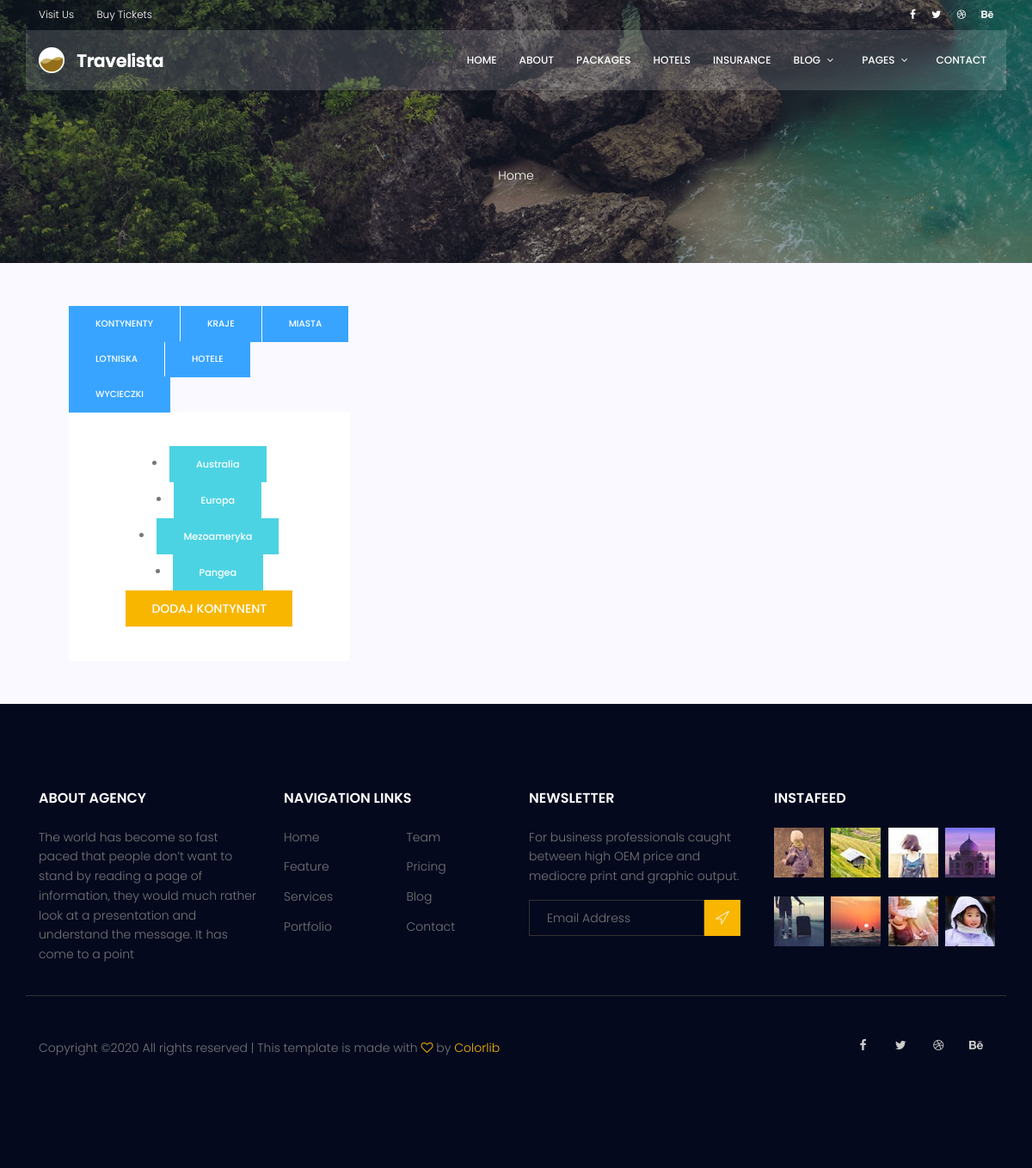
Before: /core/admin_list/ with the older database file.
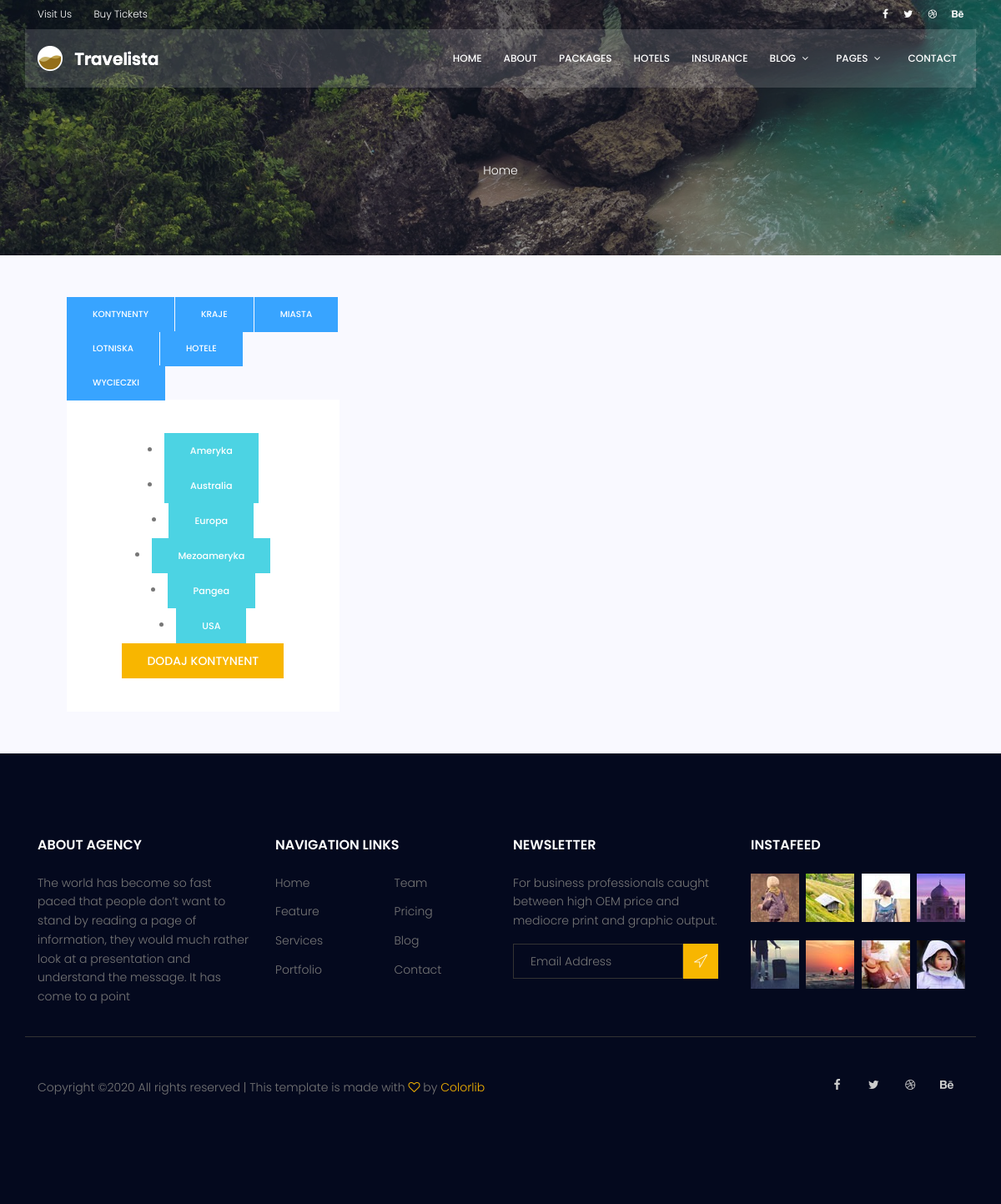
After: the same page with the newer database file.
### core/models.py (models this page shows)
class Continent(models.Model):
    name = models.CharField(max_length=50)
    class Meta:
        ordering = ['name']
    def __str__(self):
        return self.name

### core/views.py (the view)
# urls.py: path('admin_list/', AdminListView.as_view(), name='admin_list'),
class AdminListView(ListView):
    model = Trip
    template_name = 'core/admin_list.html'
    def get_context_data(self, *, object_list=None, **kwargs):
        context = super(AdminListView, self).get_context_data(**kwargs)
        context['continents'] = Continent.objects.all()
        context['countries'] = Country.objects.all()
        context['cities'] = City.objects.all()
        context['hotels'] = Hotel.objects.all()
        context['airports'] = Airport.objects.all()
        context['trips'] = Trip.objects.all()
        return context

### core/models.py (called while the page is built)
    def __str__(self):
        return self.name

    def __str__(self):
        return self.name

    def __str__(self):
        return self.name

    def __str__(self):
        return self.name

    def __str__(self):
        return f"From {self.departure_city} to {self.arrival_city} on {self.departure_date}"

### core/templates/core/admin_list.html (shortened to what the changed rows need)
{% load static %}
{% load core_extras %}
<body>
<!DOCTYPE html>
<html lang="zxx" class="no-js">
<head>
    <link rel="stylesheet" href="{% static 'css/linearicons.css' %}">
    <link rel="stylesheet" href="{% static 'css/font-awesome.min.css' %}">
    <link rel="stylesheet" href="{% static 'css/bootstrap.css' %}">
    <link rel="stylesheet" href="{% static 'css/magnific-popup.css' %}">
    <link rel="stylesheet" href="{% static 'css/jquery-ui.css' %}">
    <link rel="stylesheet" href="{% static 'css/nice-select.css' %}">
    <link rel="stylesheet" href="{% static 'css/animate.min.css' %}">
    <link rel="stylesheet" href="{% static 'css/owl.carousel.css' %}">
    <link rel="stylesheet" href="{% static 'css/main.css' %}">
</head>
<body>
<section class="destinations-area section-gap" style="padding: 50px">
    <div class="container" >
        <div class="whole-wrap">
            <div class="col-lg-4 col-md-6 banner-right">
                <div class="tab-content" id="myTabContent">
                    <div class="tab-pane fade show active" id="continent" role="tabpanel" aria-labelledby="continent-tab">
                        <div class="form-wrap">
                            {% for continent in continents %}
                            <un>
                                <li><a href="{% url 'core:admin_details' pk=continent.id %}" class="genric-btn success">{{ continent }}</a></li>
                            {% endfor %}
                            </un>
                        </div>
                    </div>
                </div>
            </div>
            </div>
        </div>
</section>
</body>
</html>
</body>
</html>

Changed rows visible on the page:
added Continent: name "Ameryka"
added Continent: name "USA"
